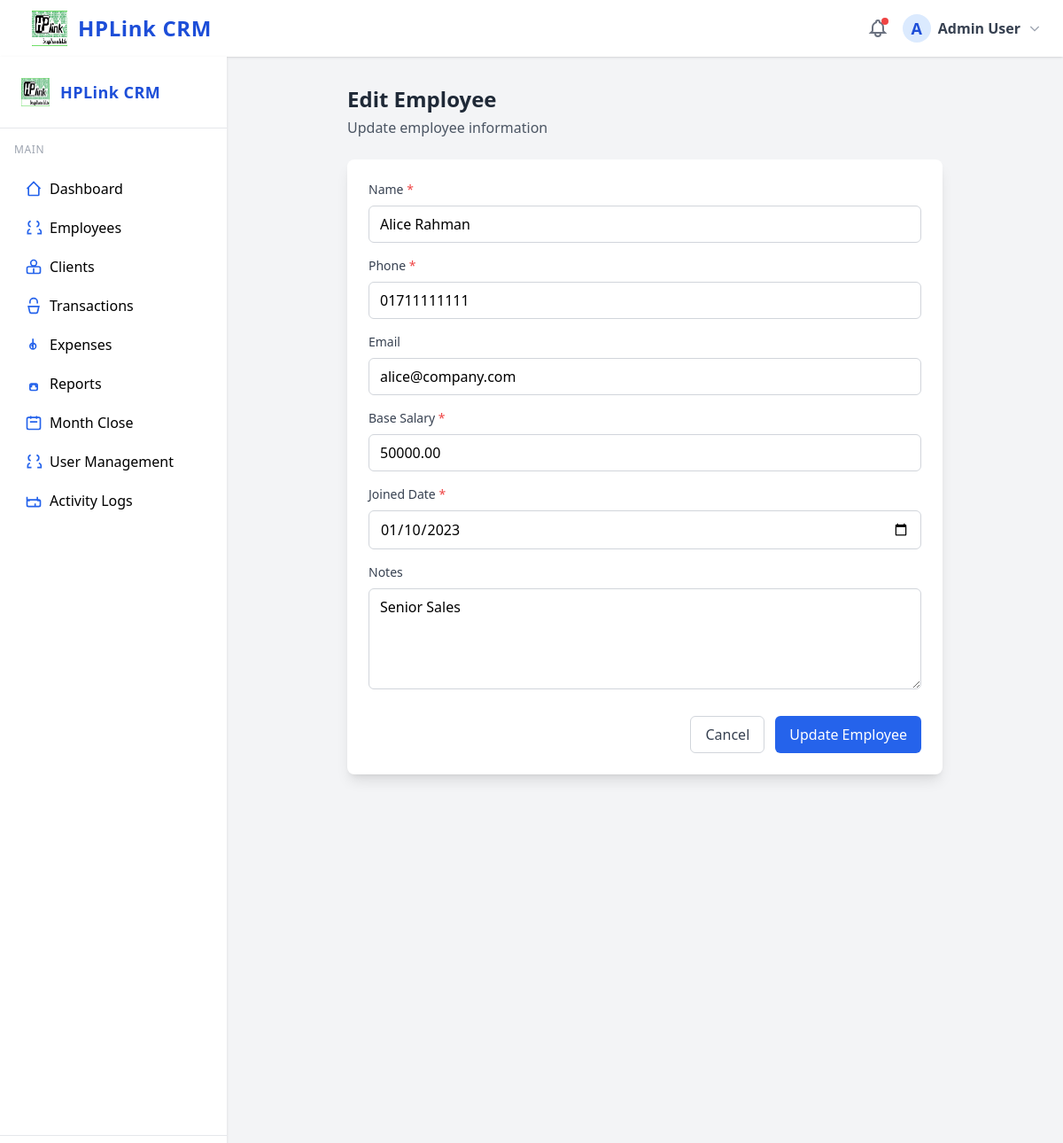
Page /?page=employees&action=edit&id=1 (signed in) on the committed database.
### tables this page shows
CREATE TABLE users (
  id INT UNSIGNED AUTO_INCREMENT PRIMARY KEY,
  name VARCHAR(100) NOT NULL,
  email VARCHAR(150) NOT NULL UNIQUE,
  password_hash VARCHAR(255) NOT NULL,
  role ENUM('admin','hr','employee') NOT NULL,
  employee_id INT UNSIGNED NULL,
  created_at DATETIME NOT NULL DEFAULT CURRENT_TIMESTAMP,
  INDEX idx_role (role),
  INDEX idx_employee_id (employee_id)
   
);

CREATE TABLE employees (
  id INT UNSIGNED AUTO_INCREMENT PRIMARY KEY,
  name VARCHAR(100) NOT NULL,
  phone VARCHAR(30) NOT NULL,
  email VARCHAR(150) NULL,
  base_salary DECIMAL(12,2) NOT NULL,
  joined_at DATE NOT NULL,
  notes TEXT,
  created_at DATETIME NOT NULL DEFAULT CURRENT_TIMESTAMP
);

### config.php (called while the page is built)
<?php
return [
    'db' => [
        'host' => 'localhost',
        'database' => 'crm_db',
        'username' => 'crm_user',
        'password' => 'your_db_password',
        'charset' => 'utf8mb4',
    ],
    'timezone' => 'Asia/Dhaka',
    'currency_symbol' => '৳',
    'default_month_format' => 'Y-m',
    'session_name' => 'crm_session',
    'export_path' => __DIR__ . '/storage/exports/',
    'log_path' => __DIR__ . '/storage/logs/',
];

### lib/database.php (called while the page is built, shortened)
<?php
function get_config() {
    static $config = null;
    if ($config === null) {
        $config = require __DIR__ . '/../config.php';
    }
    return $config;
}

### lib/auth.php (called while the page is built, shortened)
<?php
require_once __DIR__ . '/database.php';
function is_logged_in() {
    return isset($_SESSION['user_id']);
}
function current_user() {
    static $user = null;
    if ($user === null) {
        $db = get_db();
        $stmt = $db->prepare("SELECT * FROM users WHERE id = ?");
        $stmt->execute([$_SESSION['user_id']]);
        $user = $stmt->fetch();
    }
    return $user;
}

### lib/helpers.php (called while the page is built, shortened)
<?php
require_once __DIR__ . '/auth.php';
require_once __DIR__ . '/database.php';
function e($str) {
    return htmlspecialchars($str ?? '', ENT_QUOTES | ENT_SUBSTITUTE, 'UTF-8');
}

### controllers/EmployeesController.php (called while the page is built, shortened)
<?php
require_once __DIR__ . '/../lib/database.php';
require_once __DIR__ . '/../lib/helpers.php';
function employees_edit_page($id, $error = null) {
    $db = get_db();
    $stmt = $db->prepare("SELECT * FROM employees WHERE id = ?");
    $stmt->execute([$id]);
    $employee = $stmt->fetch();
    include __DIR__ . '/../views/employees/edit.php';
}

### views/employees/edit.php (the view, shortened to what this page needs)
<div class="p-8">
    <div class="max-w-2xl mx-auto">
        <div class="mb-6">
            <h1 class="text-2xl font-bold text-gray-800">Edit Employee</h1>
            <p class="text-gray-600 mt-1">Update employee information</p>
        </div>
        <form method="POST" action="?page=employees&action=edit&id=<?= e($employee['id']) ?>" class="bg-white shadow-lg rounded-lg p-6">
            <div class="mb-4">
                <label class="block text-sm font-medium text-gray-700 mb-2">
                    Name <span class="text-red-500">*</span>
                </label>
                <input type="text" name="name" required value="<?= e($employee['name']) ?>"
                       class="w-full px-3 py-2 border border-gray-300 rounded-md focus:outline-none focus:ring-2 focus:ring-blue-500">
            </div>
            <div class="mb-4">
                <label class="block text-sm font-medium text-gray-700 mb-2">
                    Phone <span class="text-red-500">*</span>
                </label>
                <input type="text" name="phone" required value="<?= e($employee['phone']) ?>"
                       class="w-full px-3 py-2 border border-gray-300 rounded-md focus:outline-none focus:ring-2 focus:ring-blue-500">
            </div>
            <div class="mb-4">
                <label class="block text-sm font-medium text-gray-700 mb-2">
                    Email
                </label>
                <input type="email" name="email" value="<?= e($employee['email']) ?>"
                       class="w-full px-3 py-2 border border-gray-300 rounded-md focus:outline-none focus:ring-2 focus:ring-blue-500">
            </div>
            <div class="mb-4">
                <label class="block text-sm font-medium text-gray-700 mb-2">
                    Base Salary <span class="text-red-500">*</span>
                </label>
                <input type="number" name="base_salary" required step="0.01" min="0" value="<?= e($employee['base_salary']) ?>"
                       class="w-full px-3 py-2 border border-gray-300 rounded-md focus:outline-none focus:ring-2 focus:ring-blue-500">
            </div>
            <div class="mb-4">
                <label class="block text-sm font-medium text-gray-700 mb-2">
                    Joined Date <span class="text-red-500">*</span>
                </label>
                <input type="date" name="joined_at" required value="<?= e($employee['joined_at']) ?>"
                       class="w-full px-3 py-2 border border-gray-300 rounded-md focus:outline-none focus:ring-2 focus:ring-blue-500">
            </div>
            <div class="mb-6">
                <label class="block text-sm font-medium text-gray-700 mb-2">
                    Notes
                </label>
                <textarea name="notes" rows="4"
                          class="w-full px-3 py-2 border border-gray-300 rounded-md focus:outline-none focus:ring-2 focus:ring-blue-500"><?= e($employee['notes']) ?></textarea>
            </div>
            <div class="flex justify-end space-x-3">
                <a href="?page=employees"
                   class="px-4 py-2 border border-gray-300 text-gray-700 rounded-md hover:bg-gray-50">
                    Cancel
                </a>
                <button type="submit"
                        class="px-4 py-2 bg-blue-600 text-white rounded-md hover:bg-blue-700">
                    Update Employee
                </button>
            </div>
        </form>
    </div>
</div>

### views/layout/header.php (shortened to what this page needs)
?><!DOCTYPE html>
<html lang="en">
<head>
  <script src="https://cdn.tailwindcss.com"></script>
</head>
<body class="bg-gray-100 min-h-screen">
  <header class="bg-white shadow px-6 py-3 flex items-center justify-between">
    <div class="flex items-center space-x-3">
      <img src="/assets/logo.png" alt="HPLink CRM Logo" class="h-10 w-10">
      <span class="font-bold text-2xl text-blue-700 tracking-wide">HPLink CRM</span>
    </div>
    <div class="flex items-center space-x-4">
      <button class="relative focus:outline-none group">
        <span class="absolute top-0 right-0 inline-block w-2 h-2 bg-red-500 rounded-full"></span>
      </button>
      <?php if (is_logged_in()):
        $user = current_user(); ?>
        <div class="relative group">
          <button class="flex items-center space-x-2 focus:outline-none">
            <span class="inline-block h-8 w-8 rounded-full bg-blue-100 text-blue-700 flex items-center justify-center font-bold text-lg">
              <?= strtoupper(substr($user['name'] ?? 'U', 0, 1)) ?>
            </span>
            <span class="font-semibold text-gray-700"><?= e($user['name'] ?? 'User') ?></span>
            <svg class="w-4 h-4 text-gray-400" fill="none" stroke="currentColor" stroke-width="2" viewBox="0 0 24 24"><path d="M19 9l-7 7-7-7"></path></svg>
          </button>
        </div>
      <?php else: ?>
        <a href="?page=login" class="px-4 py-2 bg-blue-600 text-white rounded hover:bg-blue-700">Login</a>
      <?php endif; ?>
    </div>
  </header>
  <div class="flex">
    <?php if (is_logged_in()): ?>
      <?php include __DIR__ . '/sidebar.php'; ?>
    <?php endif; ?>
    <main class="flex-1">

### rows in the picture
users: name "A", name "Admin User"
employees: name "Alice Rahman", phone "01711111111", email "alice@company.com", base_salary "50000.00", joined_at "01/10/2023", notes "Senior Sales"
